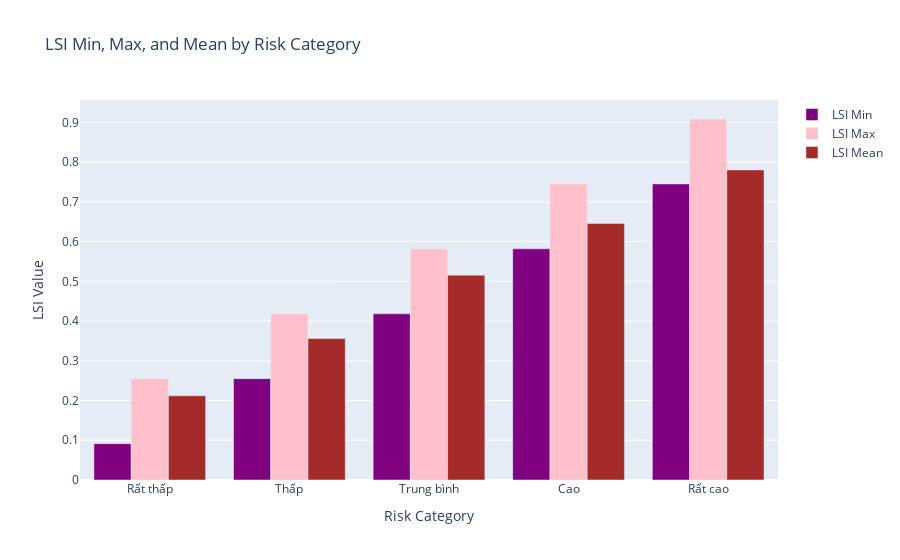

Notebook code for this chart:
### Code cell
# Create clustered bar plots for LSI Min, Max, and Mean by Risk Category
min_trace = go.Bar(
    x=overall_stats['Risk_'],  # Risk categories on the x-axis
    y=overall_stats['LSI_min'],  # LSI Min values
    name='LSI Min',  # Name for the first series
    marker=dict(color='purple')  # Color for LSI Min
)

max_trace = go.Bar(
    x=overall_stats['Risk_'],  # Risk categories on the x-axis
    y=overall_stats['LSI_max'],  # LSI Max values
    name='LSI Max',  # Name for the second series
    marker=dict(color='pink')  # Color for LSI Max
)

mean_trace = go.Bar(
    x=overall_stats['Risk_'],  # Risk categories on the x-axis
    y=overall_stats['LSI_mean'],  # LSI Mean values
    name='LSI Mean',  # Name for the third series
    marker=dict(color='brown')  # Color for LSI Mean
)

# Layout for the grouped bar chart
layout = go.Layout(
    title="LSI Min, Max, and Mean by Risk Category",
    barmode='group',  # Group the bars together
    xaxis=dict(title="Risk Category"),
    yaxis=dict(title="LSI Value"),
    showlegend=True  # Show legend
)

# Create and show the figure
fig = go.Figure(data=[min_trace, max_trace, mean_trace], layout=layout)
fig.show()

### Figure 1 — Plotly figure (JSON) as saved in the notebook; plotly's stock layout.template omitted (floating-point values rounded to 4 significant figures)
{"data": [{"marker": {"color": "purple"}, "name": "LSI Min", "type": "bar", "x": ["Rất thấp", "Thấp", "Trung bình", "Cao", "Rất cao"], "y": [0.09153, 0.255, 0.4183, 0.5817, 0.7451]}, {"marker": {"color": "pink"}, "name": "LSI Max", "type": "bar", "x": ["Rất thấp", "Thấp", "Trung bình", "Cao", "Rất cao"], "y": [0.2549, 0.4182, 0.5816, 0.745, 0.9084]}, {"marker": {"color": "brown"}, "name": "LSI Mean", "type": "bar", "x": ["Rất thấp", "Thấp", "Trung bình", "Cao", "Rất cao"], "y": [0.2118, 0.356, 0.5155, 0.6455, 0.7803]}], "layout": {"barmode": "group", "showlegend": true, "title": {"text": "LSI Min, Max, and Mean by Risk Category"}, "xaxis": {"title": {"text": "Risk Category"}}, "yaxis": {"title": {"text": "LSI Value"}}}}
